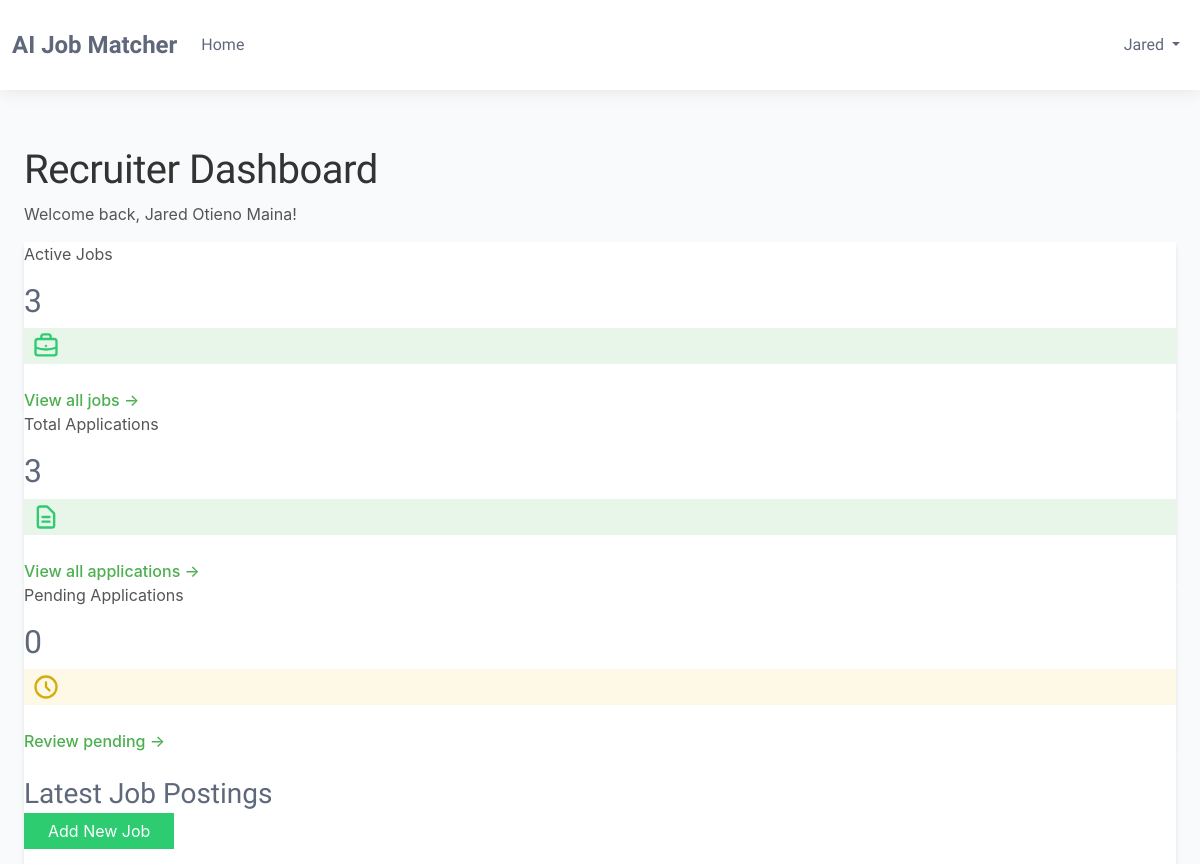
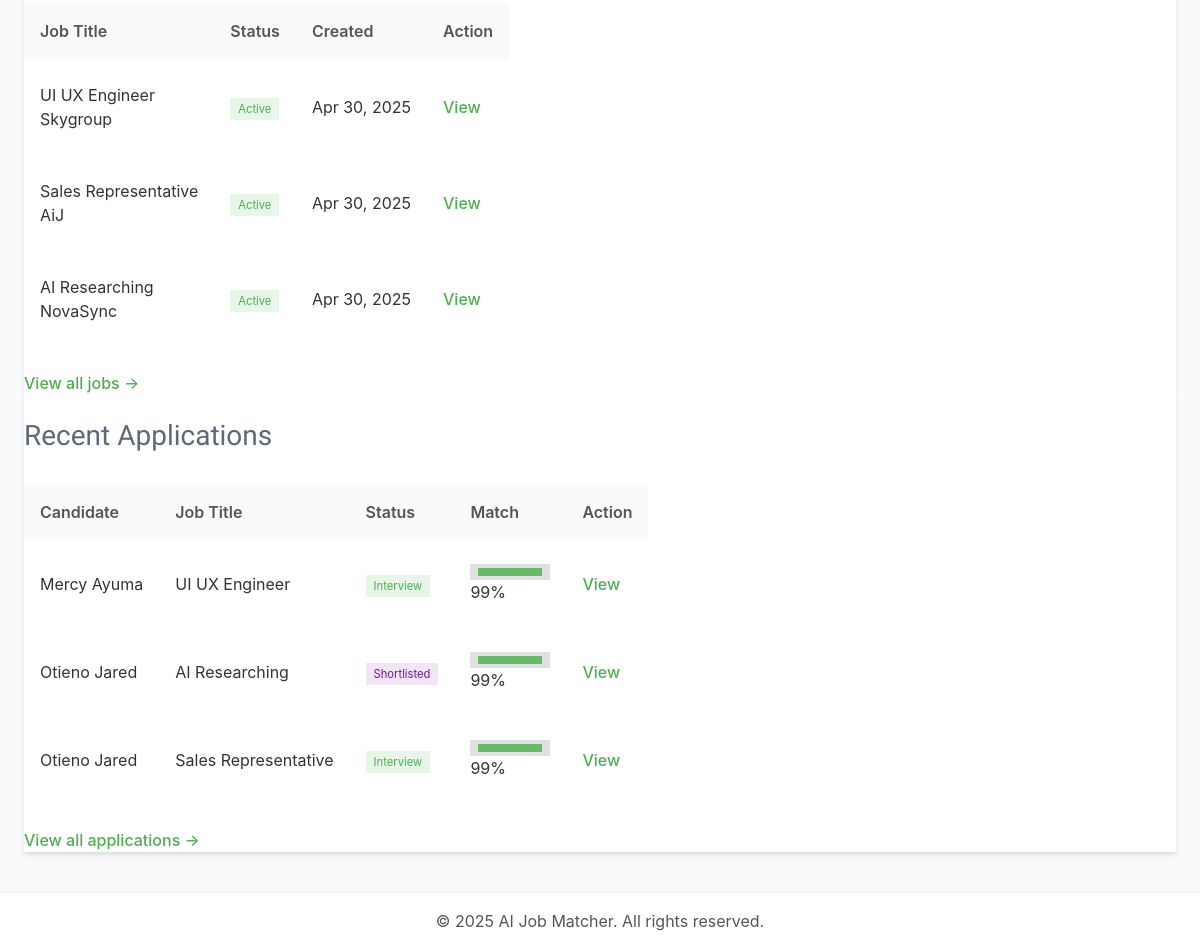
The app's page /dashboards/recruiter/ (signed in), older data (2 pictures, top to bottom).
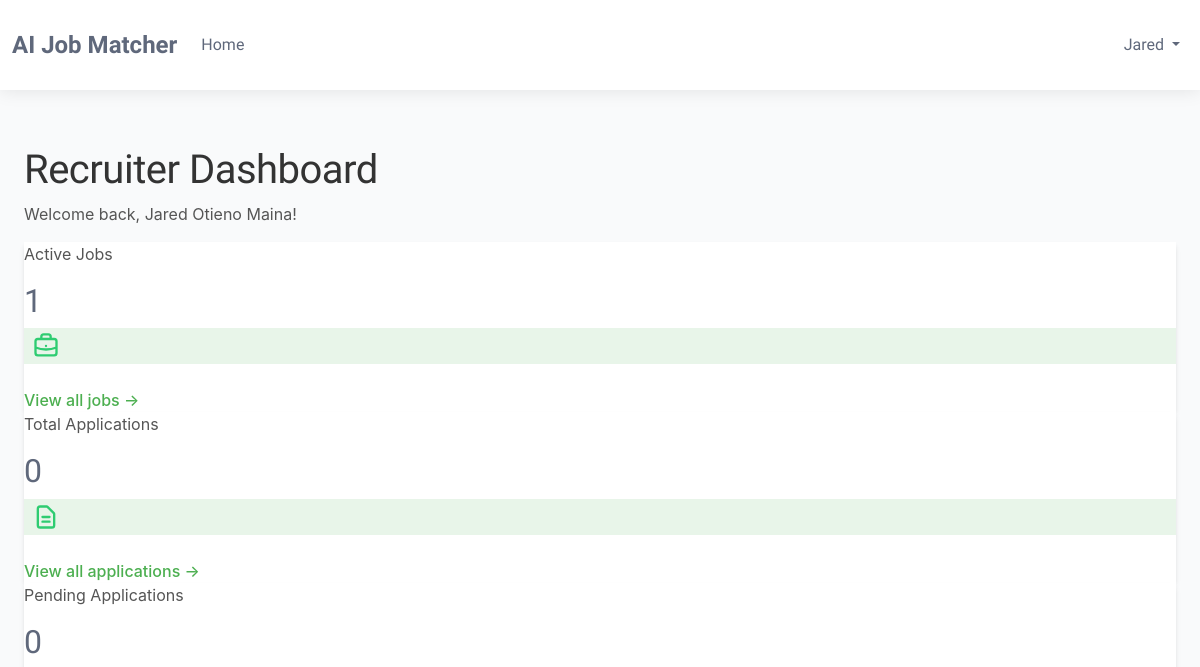
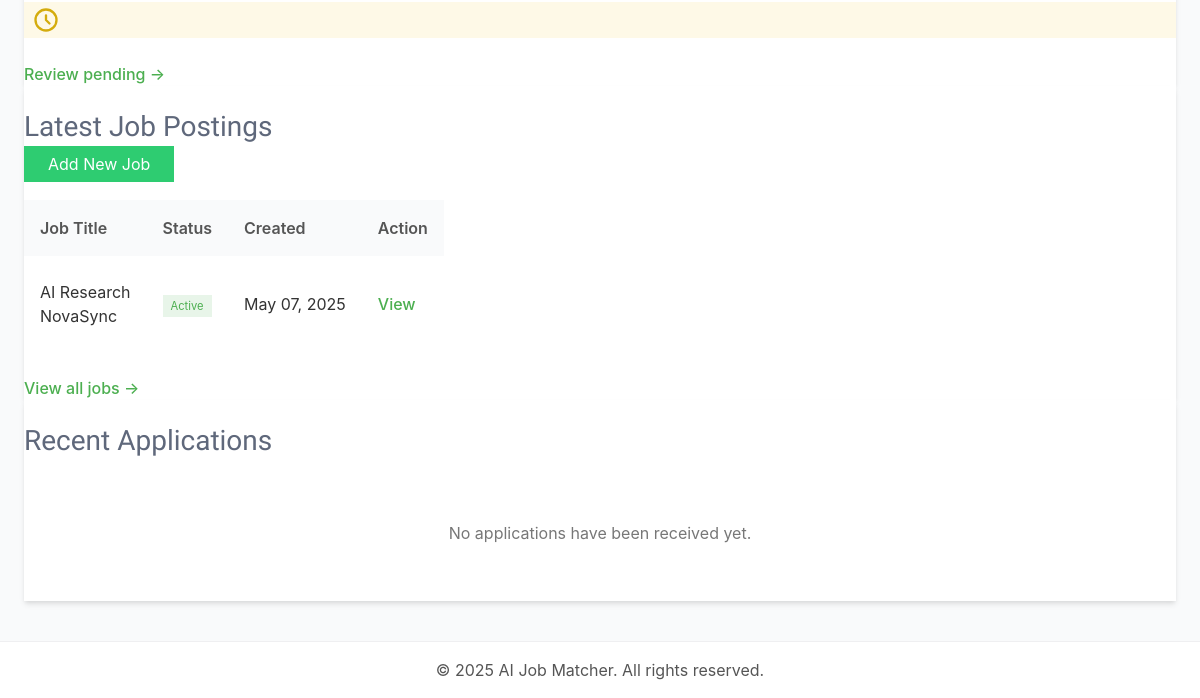
The same page, newer data (2 pictures, top to bottom).
### dashboards/models.py (models this page shows, shortened)
class BaseModel(models.Model):
    created_at = models.DateTimeField(auto_now_add=True)
    updated_at = models.DateTimeField(auto_now=True)
    class Meta:
        abstract = True

class JobPosting(BaseModel):
    STATUS_CHOICES = (
        ('active', 'Active'),
        ('filled', 'Filled'),
        ('expired', 'Expired'),
        ('draft', 'Draft'),
    )
    recruiter = models.ForeignKey(Recruiter, on_delete=models.CASCADE, related_name='job_postings')
    title = models.CharField(_('job title'), max_length=255)
    company_name = models.CharField(_('company name'), max_length=255)
    category = models.CharField(_('job category'), max_length=100)
    description = models.TextField(_('job description'))
    requirements = models.TextField(_('job requirements'))
    responsibilities = models.TextField(_('responsibilities'))
    location = models.CharField(_('location'), max_length=255)
    salary_min = models.DecimalField(_('minimum salary'), max_digits=12, decimal_places=2, null=True, blank=True)
    salary_max = models.DecimalField(_('maximum salary'), max_digits=12, decimal_places=2, null=True, blank=True)
    experience_required = models.PositiveIntegerField(_('experience required (years)'), default=0)
    education_level = models.CharField(_('education level'), max_length=100)
    employment_type = models.CharField(_('employment type'), max_length=50)
    status = models.CharField(_('status'), max_length=20, choices=STATUS_CHOICES, default='active')
    expiry_date = models.DateField(_('expiry date'), default=timezone.now)
    skills_required = models.TextField(_('skills required'))
    embedding_vector = models.BinaryField(_('job embedding vector'), null=True, blank=True)
    class Meta:
        ordering = ['-created_at']
        verbose_name = _('Job Posting')
        verbose_name_plural = _('Job Postings')

class JobApplication(BaseModel):
    STATUS_CHOICES = (
        ('pending', 'Pending'),
        ('reviewing', 'Reviewing'),
        ('shortlisted', 'Shortlisted'),
        ('rejected', 'Rejected'),
        ('interview', 'Interview'),
        ('offer', 'Offer Extended'),
        ('hired', 'Hired'),
        ('declined', 'Declined'),
    )
    job = models.ForeignKey(JobPosting, on_delete=models.CASCADE, related_name='applications')
    candidate = models.ForeignKey(Candidate, on_delete=models.CASCADE, related_name='applications')
    resume = models.ForeignKey(Resume, on_delete=models.CASCADE, related_name='applications', null=True, blank=True)
    cover_letter = models.TextField(_('cover letter'), blank=True, null=True)
    status = models.CharField(_('status'), max_length=20, choices=STATUS_CHOICES, default='pending')
    match_score = models.FloatField(_('match score'), validators=[MinValueValidator(0), MaxValueValidator(100)], default=0)
    recruiter_notes = models.TextField(_('recruiter notes'), blank=True, null=True)
    class Meta:
        ordering = ['-match_score', '-created_at']
        verbose_name = _('Job Application')
        verbose_name_plural = _('Job Applications')

### accounts/models.py (models this page shows, shortened)
class Profile(models.Model):
    user = models.OneToOneField(User,
                                on_delete=models.CASCADE, unique=True)
    bio = models.TextField(_('bio'), blank=True, null=True)
    profile_picture = models.ImageField(
        _("profile picture"), upload_to="profile",
        default="default.png")
    class Meta:
        abstract= True

class Candidate(Profile):
    skills = models.TextField(_('skills'), blank=True, null=True)
    education = models.TextField(_('education'), blank=True, null=True)
    experience = models.TextField(_('experience'), blank=True, null=True)
    location = models.CharField(max_length=255, blank=True, null=True)

class TrackingModel(models.Model):
    created_at = models.DateTimeField(auto_now_add=True)
    updated_at = models.DateTimeField(auto_now=True)
    class Meta:
        abstract = True
        ordering = ["-created_at"]

class User(AbstractBaseUser, TrackingModel):
    username_validator = UnicodeUsernameValidator()
    Role_choices = (
        ("Administrator", "Administrator"),
        ("Recruiter", "Recruiter"),
        ("Candidate", "Candidate")
    )
    Gender_choices = (
        ("Male", "Male"),
        ("Female", "Female"),
        ("Other", "Other")
    )
    username = models.CharField(
        _('username'),
        max_length=150,
        unique=True,
        validators=[username_validator],
        error_messages={
            'unique':_("A user with that username already exists."),
        },
    )
    phoneNumberRegex = RegexValidator(regex=r"^\+?1?\d{8,15}$")
    full_name = models.CharField(_('full name'),max_length=200)
    email = models.EmailField(_('email'), unique=True, error_messages={
        'unique': ('A user with email already exists.'),
    })
    gender = models.CharField(_("gender"), max_length=10, choices=Gender_choices)
    phone = PhoneNumberField(
        _('phone number'), unique=True,validators=[phoneNumberRegex],
        blank=True, null=True, max_length=27)
    country = models.CharField(_("country"), max_length=50,
                              blank=True, null=True)
    city = models.CharField(_("city"), max_length=50,
                              blank=True, null=True)
    role = models.CharField(_('Role'), max_length=17, choices=Role_choices, default="Client")
    is_active = models.BooleanField(_('active'), default=True)
    is_admin = models.BooleanField(_('admin'), default=False)
    is_staff = models.BooleanField(_("staff"), default=False)
    timestamp = models.DateTimeField(_("timestamp"), auto_now_add=True)
    objects = CustomManager()
    USERNAME_FIELD = 'email'
    REQUIRED_FIELDS = ['username',]
    @property
    def staff(self):
        return self.staff
    @property
    def active(self):
        return self.active
    @property
    def admin(self):
        return self.admin

### dashboards/views.py (the view)
# urls.py: path('recruiter/', views.recruiter_dashboard, name='recruiter_dashboard'),
@login_required
@user_passes_test(is_recruiter)
def recruiter_dashboard(request):
    recruiter_profile = request.user.recruiter
    active_jobs = JobPosting.objects.filter(
        recruiter=recruiter_profile,
        status='active'
    ).count()
    total_applications = JobApplication.objects.filter(
        job__recruiter=recruiter_profile
    ).count()
    pending_applications = JobApplication.objects.filter(
        job__recruiter=recruiter_profile,
        status='pending'
    ).count()
    latest_jobs = JobPosting.objects.filter(
        recruiter=recruiter_profile
    ).order_by('-created_at')[:5]
    latest_applications = JobApplication.objects.filter(
        job__recruiter=recruiter_profile
    ).order_by('-created_at')[:5]
    context = {
        'active_jobs': active_jobs,
        'total_applications': total_applications,
        'pending_applications': pending_applications,
        'latest_jobs': latest_jobs,
        'latest_applications': latest_applications,
    }
    return render(request, 'dashboards/recruiter_dashboard.html', context)

### dashboards/views.py (called while the page is built)
def is_recruiter(user):
    return user.is_authenticated and user.role == 'Recruiter'

### templates/dashboards/recruiter_dashboard.html (shortened to what the changed rows need)
{% extends 'dashboards/base.html' %}
{% block content %}
<div class="container mx-auto px-4 py-6">
    <div class="mb-8">
        <h1 class="text-3xl font-bold text-gray-800">Recruiter Dashboard</h1>
    </div>
    <div class="grid grid-cols-1 md:grid-cols-3 gap-6 mb-8">
        <div class="bg-white rounded-lg shadow-md p-6">
            <div class="flex items-center justify-between">
                <div>
                    <p class="text-gray-500 text-sm uppercase font-medium">Active Jobs</p>
                    <h2 class="text-3xl font-bold text-gray-800">{{ active_jobs }}</h2>
                </div>
            </div>
        </div>
        <div class="bg-white rounded-lg shadow-md p-6">
            <div class="flex items-center justify-between">
                <div>
                    <p class="text-gray-500 text-sm uppercase font-medium">Total Applications</p>
                    <h2 class="text-3xl font-bold text-gray-800">{{ total_applications }}</h2>
                </div>
            </div>
        </div>
        <div class="bg-white rounded-lg shadow-md p-6">
            <div class="flex items-center justify-between">
                <div>
                    <h2 class="text-3xl font-bold text-gray-800">{{ pending_applications }}</h2>
                </div>
            </div>
        </div>
    </div>
    <div class="grid grid-cols-1 lg:grid-cols-2 gap-8">
        <div class="bg-white rounded-lg shadow-md">
            <div class="p-6">
                {% if latest_jobs %}
                    <div class="overflow-x-auto">
                        <table class="min-w-full divide-y divide-gray-200">
                            <thead>
                                <tr>
                                    <th class="px-6 py-3 text-left text-xs font-medium text-gray-500 uppercase tracking-wider">Job Title</th>
                                    <th class="px-6 py-3 text-left text-xs font-medium text-gray-500 uppercase tracking-wider">Status</th>
                                    <th class="px-6 py-3 text-left text-xs font-medium text-gray-500 uppercase tracking-wider">Created</th>
                                    <th class="px-6 py-3 text-left text-xs font-medium text-gray-500 uppercase tracking-wider">Action</th>
                                </tr>
                            </thead>
                            <tbody class="bg-white divide-y divide-gray-200">
                                {% for job in latest_jobs %}
                                <tr>
                                    <td class="px-6 py-4 whitespace-nowrap">
                                        <div class="text-sm font-medium text-gray-900">{{ job.title }}</div>
                                        <div class="text-sm text-gray-500">{{ job.company_name }}</div>
                                    </td>
                                    <td class="px-6 py-4 whitespace-nowrap">
                                        <span class="px-2 inline-flex text-xs leading-5 font-semibold rounded-full
                                            {% if job.status == 'active' %}bg-green-100 text-green-800
                                            {% elif job.status == 'filled' %}bg-blue-100 text-blue-800
                                            {% elif job.status == 'expired' %}bg-red-100 text-red-800
                                            {% else %}bg-gray-100 text-gray-800{% endif %}">
                                            {{ job.status|title }}
                                        </span>
                                    </td>
                                    <td class="px-6 py-4 whitespace-nowrap text-sm text-gray-500">
                                        {{ job.created_at|date:"M d, Y" }}
                                    </td>
                                    <td class="px-6 py-4 whitespace-nowrap text-sm font-medium">
                                        <a href="{% url 'dashboards:job_detail' job_id=job.id %}" class="text-blue-600 hover:text-blue-900">View</a>
                                    </td>
                                </tr>
                                {% endfor %}
                            </tbody>
                        </table>
                    </div>
                {% else %}
                    <div class="text-center py-8">
                        <p class="text-gray-500 mb-4">You haven't posted any jobs yet.</p>
                        <a href="{% url 'dashboards:create_job' %}" class="bg-blue-600 hover:bg-blue-700 text-white px-4 py-2 rounded-md text-sm font-medium">Post Your First Job</a>
                    </div>
                {% endif %}
            </div>
        </div>
        <div class="bg-white rounded-lg shadow-md">
            <div class="p-6">
                {% if latest_applications %}
                    <div class="overflow-x-auto">
                        <table class="min-w-full divide-y divide-gray-200">
                            <thead>
                                <tr>
                                    <th class="px-6 py-3 text-left text-xs font-medium text-gray-500 uppercase tracking-wider">Candidate</th>
                                    <th class="px-6 py-3 text-left text-xs font-medium text-gray-500 uppercase tracking-wider">Job Title</th>
                                    <th class="px-6 py-3 text-left text-xs font-medium text-gray-500 uppercase tracking-wider">Status</th>
                                    <th class="px-6 py-3 text-left text-xs font-medium text-gray-500 uppercase tracking-wider">Match</th>
                                    <th class="px-6 py-3 text-left text-xs font-medium text-gray-500 uppercase tracking-wider">Action</th>
                                </tr>
                            </thead>
                            <tbody class="bg-white divide-y divide-gray-200">
                                {% for application in latest_applications %}
                                <tr>
                                    <td class="px-6 py-4 whitespace-nowrap">
                                        <div class="text-sm font-medium text-gray-900">{{ application.candidate.user.full_name }}</div>
                                    </td>
                                    <td class="px-6 py-4 whitespace-nowrap">
                                        <div class="text-sm text-gray-900">{{ application.job.title }}</div>
                                    </td>
                                    <td class="px-6 py-4 whitespace-nowrap">
                                        <span class="px-2 inline-flex text-xs leading-5 font-semibold rounded-full
                                            {% if application.status == 'pending' %}bg-yellow-100 text-yellow-800
                                            {% elif application.status == 'reviewing' %}bg-blue-100 text-blue-800
                                            {% elif application.status == 'shortlisted' %}bg-purple-100 text-purple-800
                                            {% elif application.status == 'rejected' %}bg-red-100 text-red-800
                                            {% elif application.status == 'interview' %}bg-green-100 text-green-800
                                            {% elif application.status == 'offer' %}bg-indigo-100 text-indigo-800
                                            {% elif application.status == 'hired' %}bg-emerald-100 text-emerald-800
                                            {% else %}bg-gray-100 text-gray-800{% endif %}">
                                            {{ application.status|title }}
                                        </span>
                                    </td>
                                    <td class="px-6 py-4 whitespace-nowrap">
                                        <div class="flex items-center">
                                            <div class="w-16 bg-gray-200 rounded-full h-2.5">
                                                <div class="bg-blue-600 h-2.5 rounded-full" style="width: {{ application.match_score }}%"></div>
                                            </div>
                                            <span class="ml-2 text-sm text-gray-600">{{ application.match_score|floatformat:0 }}%</span>
                                        </div>
                                    </td>
                                    <td class="px-6 py-4 whitespace-nowrap text-sm font-medium">
                                        <a href="{% url 'dashboards:application_detail' application_id=application.id %}" class="text-blue-600 hover:text-blue-900">View</a>
                                    </td>
                                </tr>
                                {% endfor %}
                            </tbody>
                        </table>
                    </div>
                    <div class="mt-4 text-right">
                        <a href="{% url 'dashboards:applications_list' %}" class="text-blue-600 hover:text-blue-800 text-sm font-medium">View all applications →</a>
                    </div>
                {% else %}
                    <div class="text-center py-8">
                        <p class="text-gray-500">No applications have been received yet.</p>
                    </div>
                {% endif %}
            </div>
        </div>
    </div>
</div>
{% endblock %}

Row changes from the older to the newer data that the page shows:
removed JobPosting: title "UI UX Engineer", company_name "Skygroup", status "Active", created_at "Apr 30, 2025"
removed JobPosting: title "Sales Representative", company_name "AiJ", status "Active", created_at "Apr 30, 2025"
removed JobPosting: title "AI Researching", company_name "NovaSync", status "Active", created_at "Apr 30, 2025"
removed JobApplication: candidate.user.full_name "Mercy Ayuma", job "UI UX Engineer", status "Interview", match_score "99"
removed JobApplication: candidate.user.full_name "Otieno Jared", job "AI Researching", status "Shortlisted", match_score "99"
removed JobApplication: candidate.user.full_name "Otieno Jared", job "Sales Representative", status "Interview", match_score "99"
added JobPosting: title "AI Research", company_name "NovaSync", status "Active", created_at "May 07, 2025"
Text that changed along with them:
{{ active_jobs }}: "3" → "1"
{{ total_applications }}: "3" → "0"
text no longer shown: "Candidate Job Title Status Match Action View all applications →"
text now shown: "No applications have been received yet."
